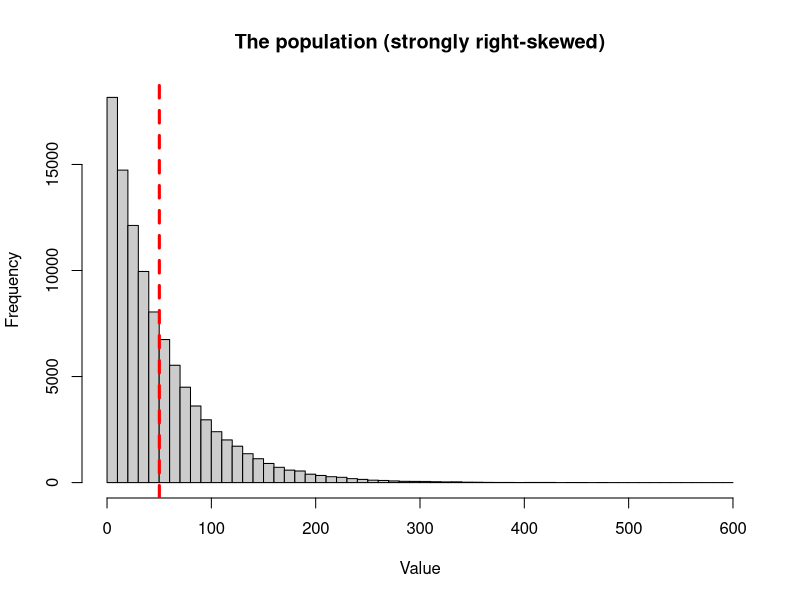
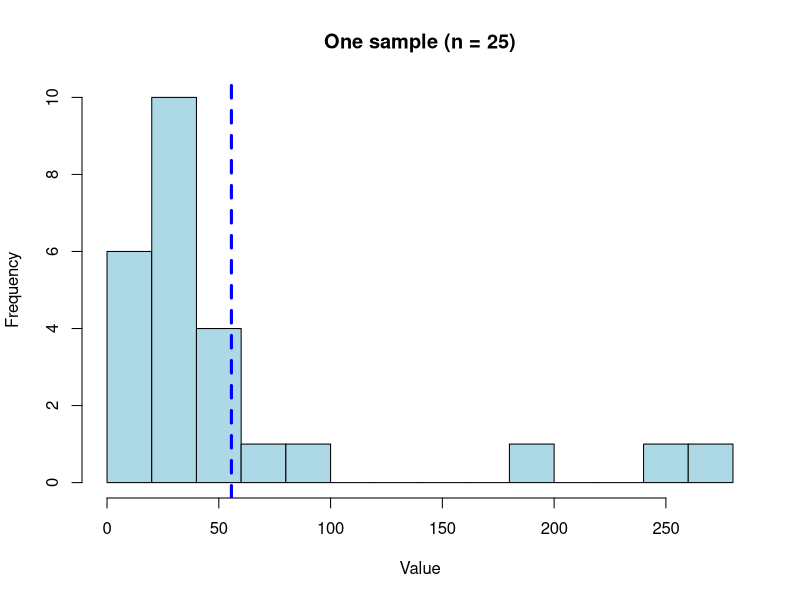
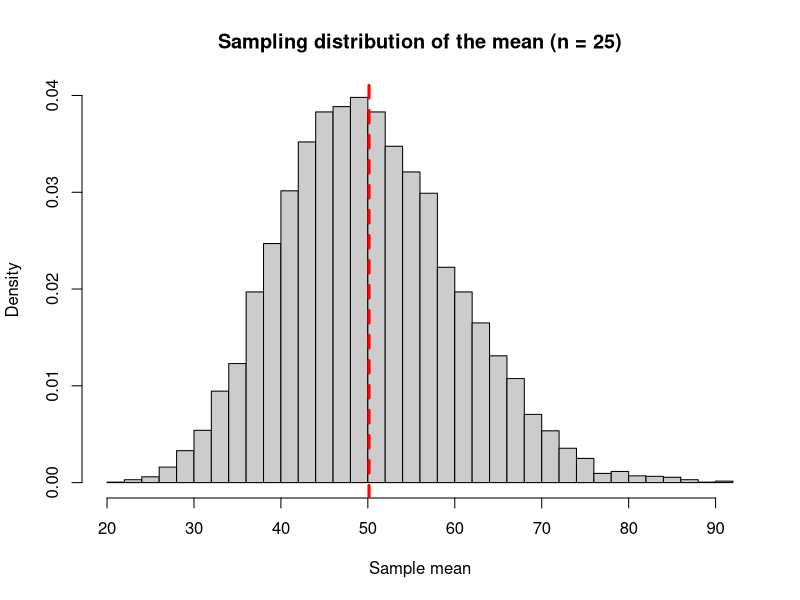
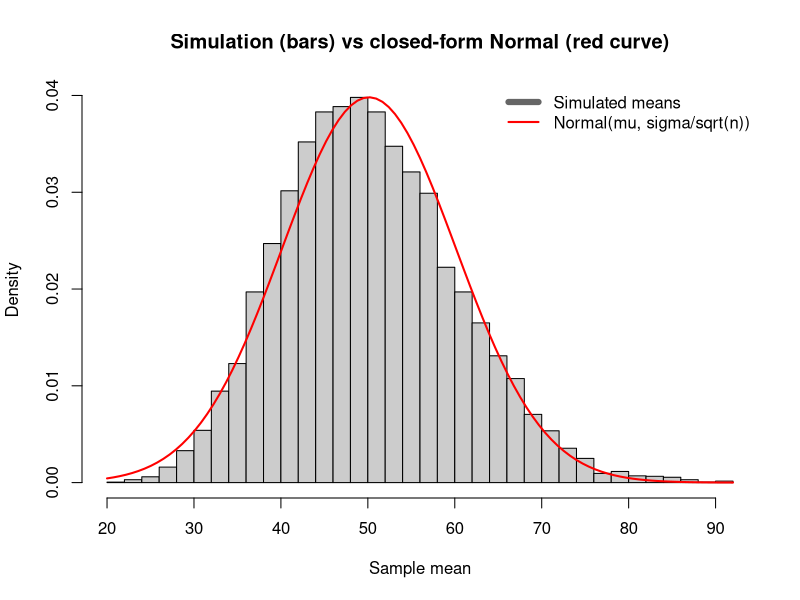
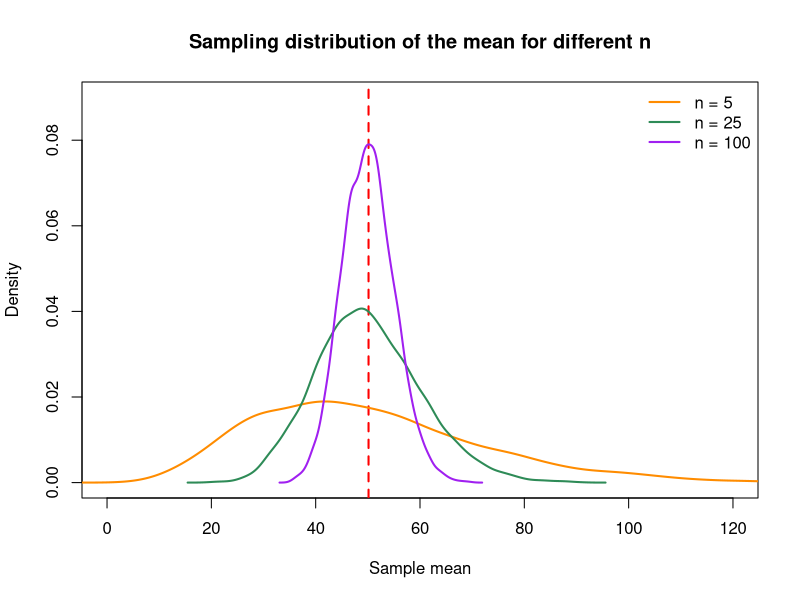
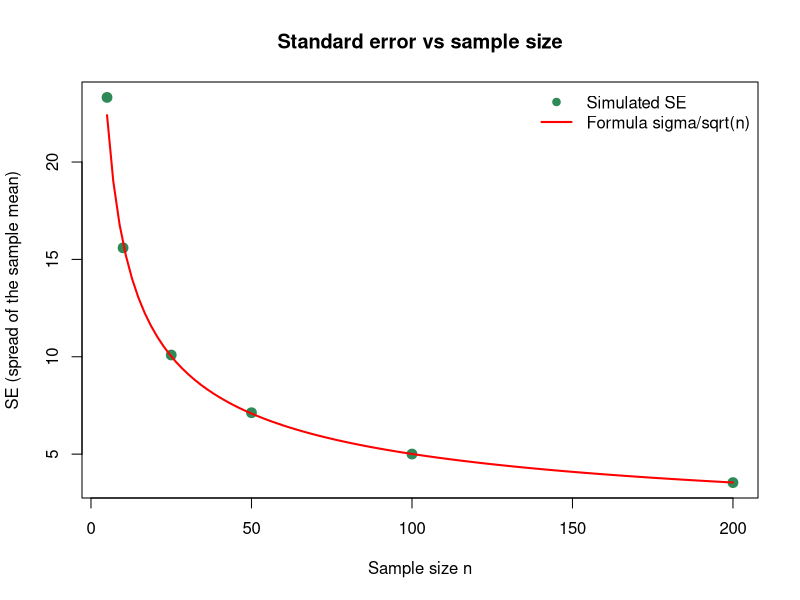
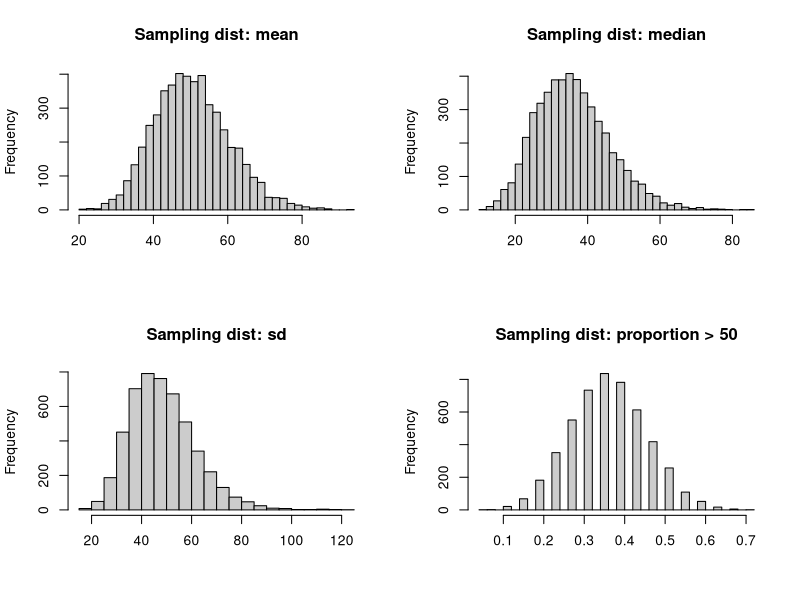

These charts were generated, in order, by the following R code:
## ---- chunk 1
knitr::opts_chunk$set(echo = TRUE, fig.width = 8, fig.height = 5)
## ---- chunk 2
set.seed(1)
population <- rexp(100000, rate = 1/50)  # 100,000 values; average around 50
pop_mean <- mean(population)
pop_sd   <- sd(population)

hist(population, breaks = 60, col = "grey80",
     main = "The population (strongly right-skewed)", xlab = "Value")
abline(v = pop_mean, col = "red", lwd = 3, lty = 2)
cat("Population mean:", round(pop_mean, 1), " sd:", round(pop_sd, 1), "\n")
## ---- chunk 3
sample_size <- 25
one_sample <- sample(population, sample_size)

hist(one_sample, breaks = 12, col = "lightblue",
     main = "One sample (n = 25)", xlab = "Value")
abline(v = mean(one_sample), col = "blue", lwd = 3, lty = 2)
cat("This sample's mean:", round(mean(one_sample), 1),
    " (population mean:", round(pop_mean, 1), ")\n")
## ---- chunk 4
n_reps <- 10000
sample_means <- numeric(n_reps)
for (i in 1:n_reps) {
  sample_means[i] <- mean(sample(population, sample_size))
}

hist(sample_means, breaks = 40, col = "grey80", freq = FALSE,
     main = "Sampling distribution of the mean (n = 25)",
     xlab = "Sample mean")
abline(v = pop_mean, col = "red", lwd = 3, lty = 2)
## ---- chunk 5
se <- pop_sd / sqrt(sample_size)

hist(sample_means, breaks = 40, col = "grey80", freq = FALSE,
     main = "Simulation (bars) vs closed-form Normal (red curve)",
     xlab = "Sample mean")
curve(dnorm(x, mean = pop_mean, sd = se), col = "red", lwd = 2, add = TRUE)
legend("topright", legend = c("Simulated means", "Normal(mu, sigma/sqrt(n))"),
       col = c("grey40", "red"), lwd = c(6, 2), bty = "n")

cat("Standard error (formula sigma/sqrt(n)):", round(se, 2), "\n")
cat("SD of the simulated means            :", round(sd(sample_means), 2), "\n")
## ---- chunk 6
ns   <- c(5, 25, 100)
cols <- c("darkorange", "seagreen", "purple")

plot(NULL, xlim = c(0, 120), ylim = c(0, 0.09),
     main = "Sampling distribution of the mean for different n",
     xlab = "Sample mean", ylab = "Density")
abline(v = pop_mean, col = "red", lwd = 2, lty = 2)
for (j in seq_along(ns)) {
  means_j <- replicate(5000, mean(sample(population, ns[j])))
  lines(density(means_j), col = cols[j], lwd = 2)
}
legend("topright", legend = paste("n =", ns), col = cols, lwd = 2, bty = "n")
## ---- chunk 7
ns2    <- c(5, 10, 25, 50, 100, 200)
se_sim <- sapply(ns2, function(nn) sd(replicate(3000, mean(sample(population, nn)))))

plot(ns2, se_sim, pch = 19, col = "seagreen", cex = 1.3,
     main = "Standard error vs sample size",
     xlab = "Sample size n", ylab = "SE (spread of the sample mean)")
curve(pop_sd / sqrt(x), col = "red", lwd = 2, add = TRUE)
legend("topright", legend = c("Simulated SE", "Formula sigma/sqrt(n)"),
       col = c("seagreen", "red"), pch = c(19, NA), lwd = c(NA, 2), bty = "n")
## ---- chunk 8
n_reps <- 5000
stat_mean   <- replicate(n_reps, mean(sample(population, sample_size)))
stat_median <- replicate(n_reps, median(sample(population, sample_size)))
stat_sd     <- replicate(n_reps, sd(sample(population, sample_size)))
stat_prop   <- replicate(n_reps, mean(sample(population, sample_size) > 50))  # proportion above 50

par(mfrow = c(2, 2))
hist(stat_mean,   breaks = 30, col = "grey80", main = "Sampling dist: mean",           xlab = "")
hist(stat_median, breaks = 30, col = "grey80", main = "Sampling dist: median",         xlab = "")
hist(stat_sd,     breaks = 30, col = "grey80", main = "Sampling dist: sd",             xlab = "")
hist(stat_prop,   breaks = 30, col = "grey80", main = "Sampling dist: proportion > 50", xlab = "")
par(mfrow = c(1, 1))
